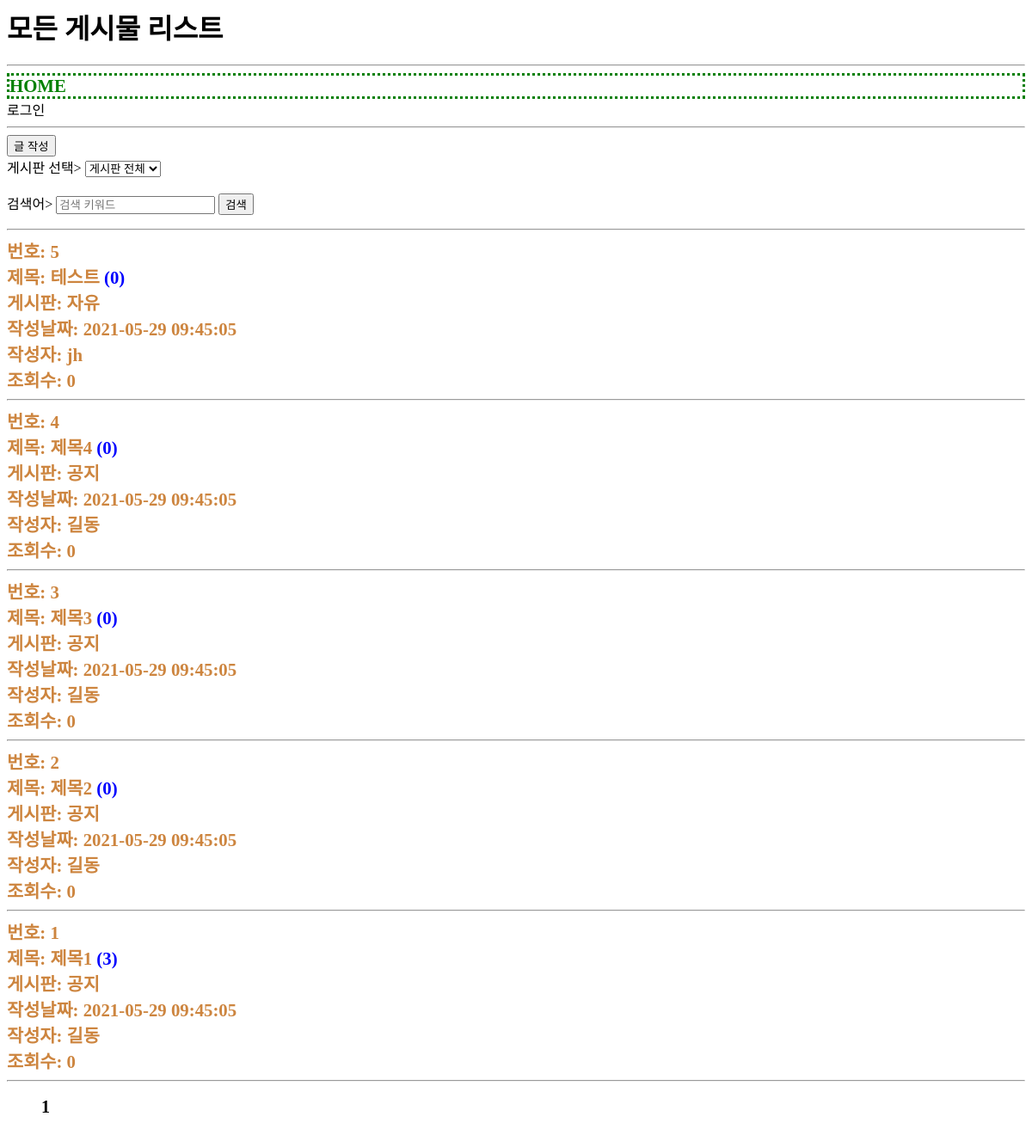
/usr/article/list.php, run on an earlier commit of the app's database.
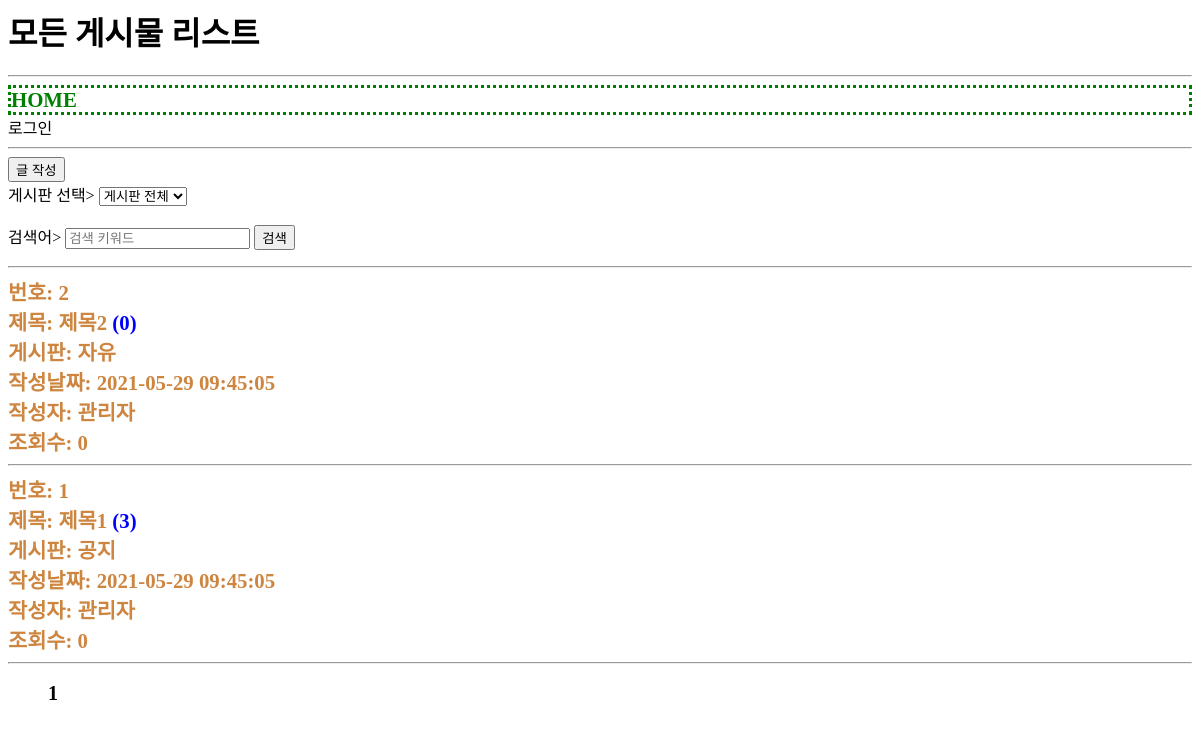
And on a later commit of the database.
### tables this page shows
CREATE TABLE article(
	id INT(10) UNSIGNED NOT NULL PRIMARY KEY AUTO_INCREMENT,
	regDate DATETIME NOT NULL,
	updateDate DATETIME NOT NULL,
	memberId INT(10) UNSIGNED NOT NULL,
	boardId INT(10) UNSIGNED NOT NULL,
	liked INT(10) UNSIGNED NOT NULL,
	`count` INT(10) UNSIGNED NOT NULL,
	title VARCHAR(100) NOT NULL,
	`body` TEXT NOT NULL
);

CREATE TABLE board(
    id INT(10) UNSIGNED NOT NULL PRIMARY KEY AUTO_INCREMENT,
    regDate DATETIME NOT NULL,
    updateDate DATETIME NOT NULL,
    memberId INT(10) UNSIGNED NOT NULL,
    `name` VARCHAR(100) NOT NULL,
    `code` VARCHAR(100) NOT NULL
);

CREATE TABLE `member`(
	id INT(10) UNSIGNED NOT NULL PRIMARY KEY AUTO_INCREMENT,
	delStatus INT(1) UNSIGNED NOT NULL,
	regDate DATETIME NOT NULL,
	updateDate DATETIME NOT NULL,
	loginId CHAR(20) NOT NULL,
	loginPw CHAR(100) NOT NULL,
	`name` CHAR(20) NOT NULL,
	nickname CHAR(20) NOT NULL,
	cellphoneNo CHAR(20) NOT NULL,
	email CHAR(100) NOT NULL
);

### util.php (called while the page is built, shortened)
<?php
function DB__getRow($sql) {
  global $dbConn;
  $rs = mysqli_query($dbConn, $sql);
  $row = mysqli_fetch_assoc($rs);
  return $row;
}
?>

### usr/article/list.php (the view, shortened to what this page needs)
<?php
require_once $_SERVER['DOCUMENT_ROOT'].'/webInit.php';
if(isset($_GET["page"])){
    $page = $_GET["page"];
} else {
    $page = 1;
}
    $loginPage = true;
    $pageTitle = "모든 게시물 리스트";
?>
<?php
if(isset($_GET['boardId'])){
    if($_GET['boardId'] != 0){
    $boardId = $_GET['boardId'];
    $sqlGetBoard = "
    SELECT * FROM board
    WHERE id = ${boardId};
    ";
    $board = DB__getRow($sqlGetBoard);
    if($board != null){
        $loginPage = true;
        $pageTitle = "${board['name']}게시판의 게시물 리스트";
        $sqlBoardFilter = "and boardId = ${boardId}";
    }else{
        $loginPage = true;
        $pageTitle = "존재하지 않는 게시판";
        echo "${boardId}번 게시판은 존재하지 않습니다.";
        exit;
    }
}else {
    $boardId = 0;
    $sqlBoardFilter = "";
}
}else{
    $boardId = 0;
    $sqlBoardFilter = "";
}
if(!empty($_GET['searchKeyword'])){
    $searchKeyword = $_GET['searchKeyword'];
    $sqlSearchKeywordFilter = "
    and title like '%${searchKeyword}%'
    or `body` like '%${searchKeyword}%'";
}else{
    $searchKeyword = "";
    $sqlSearchKeywordFilter = "";
}
    $sqlGetAllArticles = "
    SELECT * FROM article
    WHERE 1=1
    ".$sqlBoardFilter.$sqlSearchKeywordFilter;
                    $allArticles = mysqli_query($dbConn, $sqlGetAllArticles);
                    $total_record = mysqli_num_rows($allArticles);
                    $itemCountInAPage = 5;
                    $block_cnt = 5;
                    $block_num = ceil($page / $block_cnt);
                    $block_start = (($block_num - 1) * $block_cnt) + 1;
                    $block_end = $block_start + $block_cnt - 1;
                    $total_page = ceil($total_record / $itemCountInAPage);
                    if($block_end > $total_page){
                        $block_end = $total_page;
                    }
                    $article_start = ($page - 1) * $itemCountInAPage;
                    $sqlGetArticles = "
                    SELECT * FROM article
                    WHERE 1=1
                    $sqlBoardFilter$sqlSearchKeywordFilter
                    ORDER BY id DESC
                    LIMIT $article_start, $itemCountInAPage;
                    ";
                    $countCheck = mysqli_query($dbConn, $sqlGetAllArticles);
                    $queryGetArticles = mysqli_query($dbConn ,$sqlGetArticles);
?>
<?php
require_once __DIR__ . '/../head.php';
?>
<a href="write.php"><button>글 작성</button></a>
<form action="list.php">
<span>게시판 선택>
<select name="boardId">
<option value="0">게시판 전체</option>
</select>
</span>
<br>
<br>
<span>
검색어>
<input placeholder="검색 키워드" type="search" name="searchKeyword">
</span>
<input type="submit" value="검색">
</form>
<hr>
                    <?php
                    if(mysqli_num_rows($countCheck) != 0){
                    while($article = $queryGetArticles -> fetch_array()){
                        $articleMemberId = $article['memberId'];
                        $articleBoardId = $article['boardId'];
                        $articleId = $article['id'];
                        $sqlGetMember = "
                        SELECT * FROM `member`
                        WHERE id = ${articleMemberId};
                        ";
                        $sqlGetBoard = "
                        SELECT * FROM board
                        WHERE id = ${articleBoardId};
                        ";
                        $sqlGetReplyCount = "
                        SELECT * FROM reply
                        WHERE relId = ${articleId};
                        ";
                        $board = DB__getRow($sqlGetBoard);
                        $member = DB__getRow($sqlGetMember);
                        $queryGetReplyCount = mysqli_query($dbConn, $sqlGetReplyCount);
                        $replyCount = mysqli_num_rows($queryGetReplyCount);
                    ?>
                <nav class="line">
                <a href="detail.php?id=<?=$articleId?>" class="article_section">
                    <div>번호: <?=$article['id']?></div>
                    <div>
                        <div>제목: <?=$article['title']?> <span style="color:blue;">(<?=$replyCount?>)</span></div>
                        <div>
                            <div>게시판: <?=$board['name']?></div>
                            <div>작성날짜: <?=$article['regDate']?></div>
                            <div>작성자: <?=$member['nickname']?></div>
                            <div>조회수: <?=$article['count']?></div>
                    </div>
                    </div>
                </a>
                </nav>
                <hr>
                    <?php
                    }
                    ?>
                <?php }else{ echo "검색 결과와 일치하는 게시물이 없습니다.";  }?>
                <nav  class="page-items-cover">
                    <ul  class="page-items row">
                        <?php
                            for($i = $block_start; $i <= $block_end; $i++){
                                if($page == $i){
                                    echo "<li class='page-item cell'><a disabled><b style='color: black; font-size:20px;'> $i </b></a></li>";
                                } else {
                                    echo "<li class='page-item cell'><a href='/usr/article/list.php?page=$i&boardId=$boardId&searchKeyword=$searchKeyword'><b style='color:blue;'> ($i) </b></a></li>";
                                }
                            }
                        ?>
                    </ul>
                </nav>
    <br>
    <br>
    <br>
<?php
require_once __DIR__.'/../foot.php';
?>

### usr/head.php (shortened to what this page needs)
<!DOCTYPE html>
<html lang="en">
<head>
  <link rel="stylesheet" href="/common.css">
  <link
    rel="stylesheet"
    href="https://cdnjs.cloudflare.com/ajax/libs/font-awesome/5.8.2/css/all.min.css"
  >
</head>
<body>
  <h1><?=$pageTitle?></h1>
  <hr>
  <div class="home"><a href="/usr/member/userHome.php">HOME</a></div>
  <?php
  if($loginPage){
  if ( isset($_SESSION['loginedMemberId']) ) { ?>
  <a class="logout_button" onClick="if(!confirm('로그아웃 하시겠습니까?')){return false}" href="/usr/member/doLogout.php">로그아웃</a>
  <?php }else{ ?>
    <a class="login_button" href="/usr/member/login.php">로그인</a>
  <?php } ?>
<?php } ?>
  <hr>

### common.css (style rules this page uses)
body, ul, li { list-style: none; }
a { text-decoration: none; color: inherit; }
.row::after { content: ""; clear: both; display: block; }
.cell { float: left; }
div { font-size:1.3rem; font-weight: bold; color: peru; }
.home { display: block; color: green; border: dotted; size: 100px; }
.page-items { font-size: 18px; }

What changed in the data, as far as the page shows it:
removed article: id "5", title "테스트", replyCount "0", boardId.name "자유", regDate "2021-05-29 09:45:05", memberId.nickname "jh", count "0"
removed article: id "4", title "제목4", replyCount "0", boardId.name "공지", regDate "2021-05-29 09:45:05", memberId.nickname "길동", count "0"
removed article: id "3", title "제목3", replyCount "0", boardId.name "공지", regDate "2021-05-29 09:45:05", memberId.nickname "길동", count "0"
changed article "제목2": boardId.name "공지" → "자유"; memberId.nickname "길동" → "관리자"
changed through a linked row, article "제목1": memberId.nickname "길동" → "관리자"
